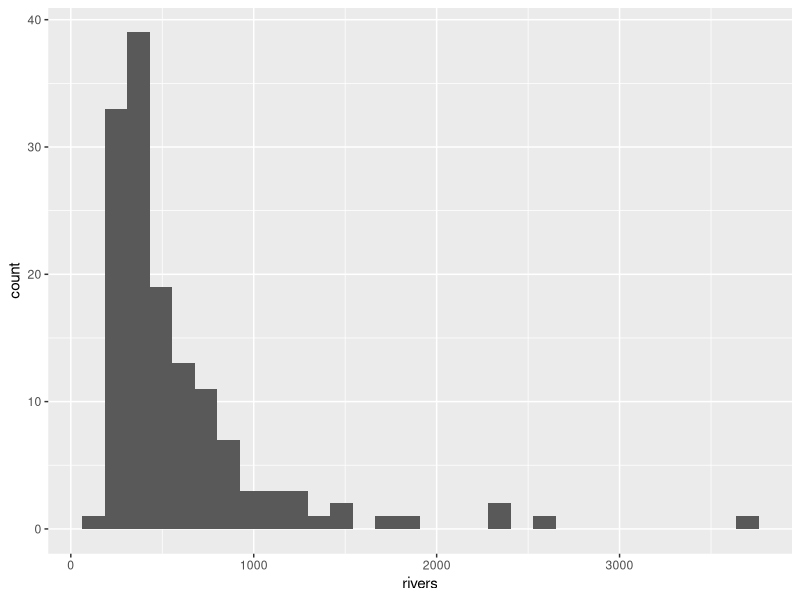
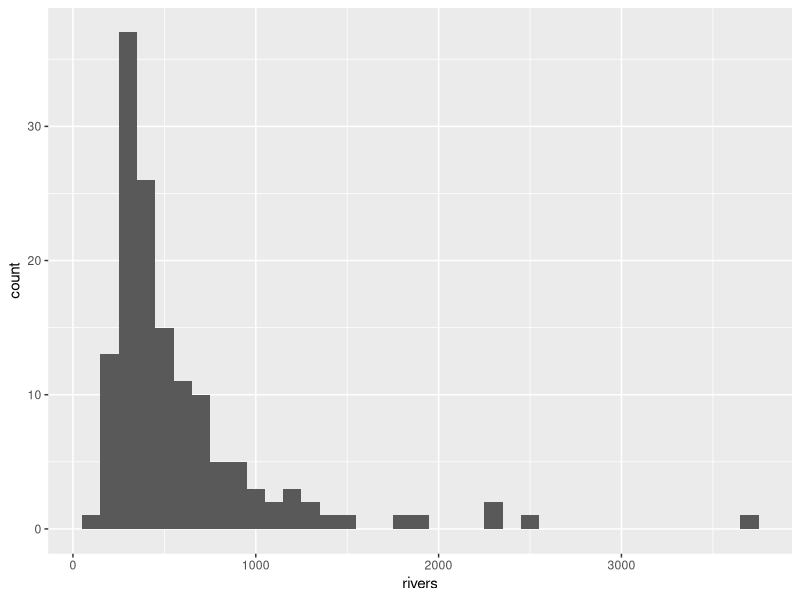
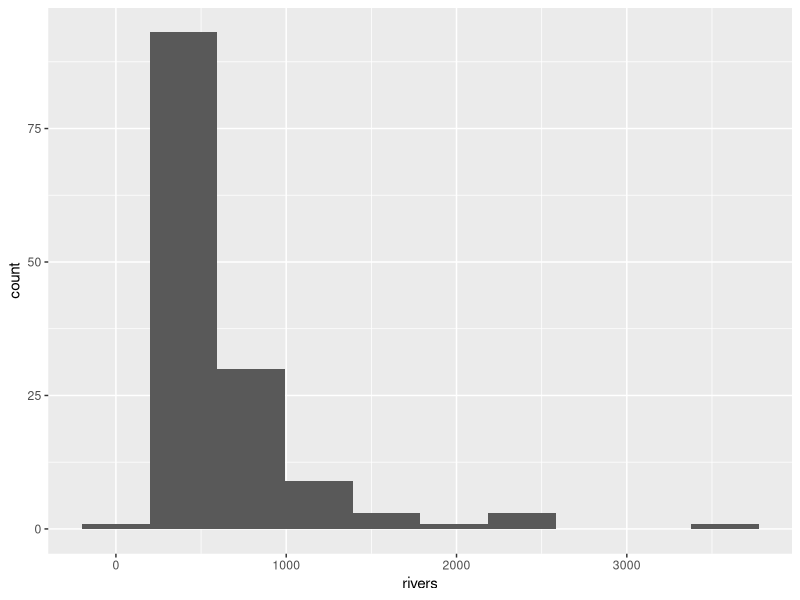
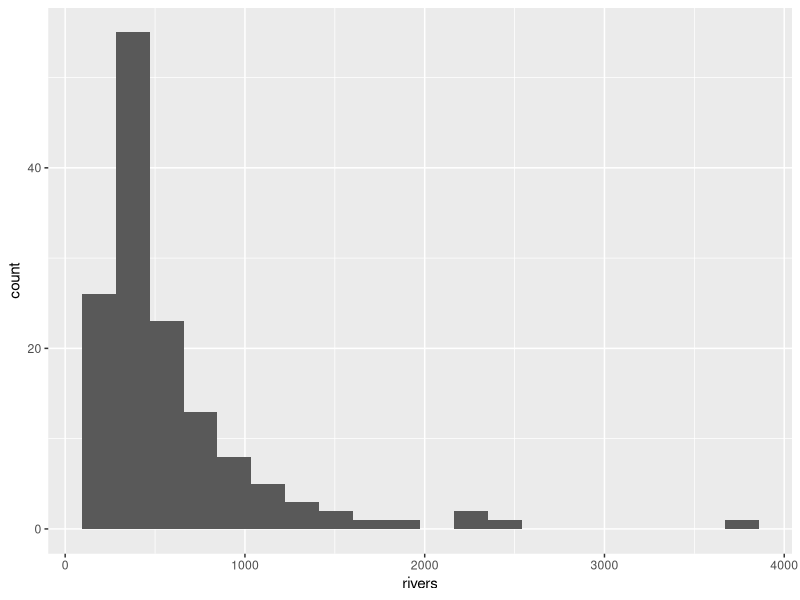
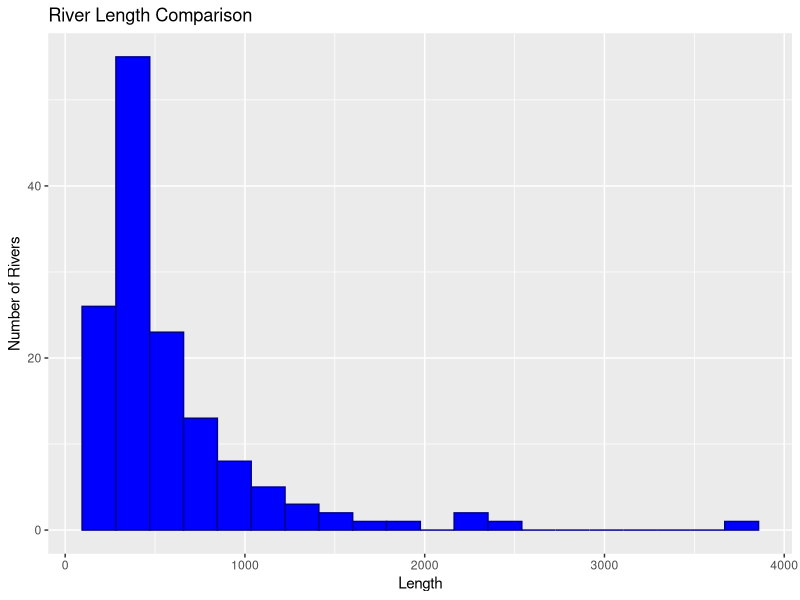
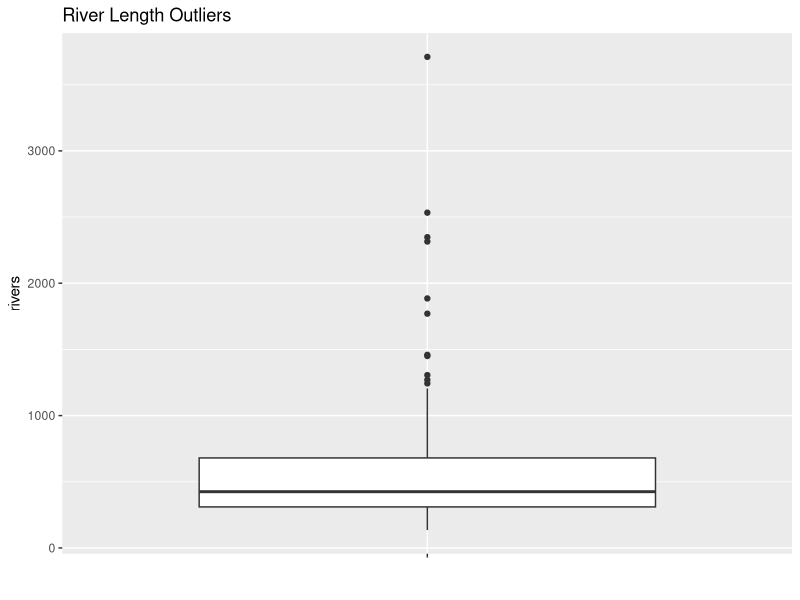
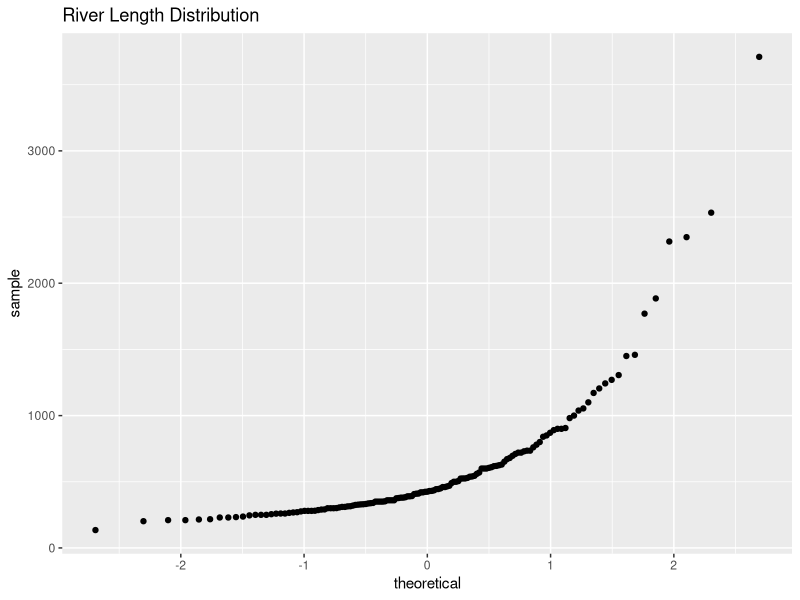

Source code (R) for these figures, in order:
# Load libraries

library(ggplot2)

## Load in data (rivers vector of river lengths in R)

rivers

#Here we will create a usable data frame out of the  in list of numbers in the rivers data frame.

rr = data.frame(rivers)
View(rr)

#Next set up the basic ggplot to run a histogram to view the data in question.

ggplot (rr, aes (x = rivers)) + geom_histogram()

#Warning given to pick better value for binwidth. Let's try binwidth=100.

ggplot (rr, aes (x = rivers)) + geom_histogram(binwidth = 100)

#Now bins = 10

ggplot (rr, aes (x = rivers)) + geom_histogram(bins = 10)

#How about 20 bins?

ggplot (rr, aes (x = rivers)) + geom_histogram(bins = 20) 

#Each of the about has it's pros and cons. 
#I think 20 bins shows a much smoother progression of lengths and will stick with this for proceeding analysis.

#Now I will clean up my plot with labels and maybe add some color. Let's play around.

ggplot (rr, aes (x = rivers)) + 
  geom_histogram(bins = 20, color="blue4", fill="blue1") +
  ggtitle("River Length Comparison") + 
  xlab("Length") + ylab ("Number of Rivers")

#That looks very appropriate for rivers.

#Now let's take a look at a box plot of the data. We will use this to look for outliers.
#Based on the histogram I expect to see at least one (if not more) outlier.

d <- ggplot (rr, aes (x = " ", y = rivers)) 
d + geom_boxplot() + xlab("") + ggtitle("River Length Outliers")

#Visually I am seeing several outliers. But let's check the mathemathical way for fun.
#Math is fun!
#First we get the 1st and 3rd quartiles for our data.

summary(rr)

IQR = 680 - 310

#IQR is 370. Now multiply by 1.5

370 * 1.5

#This gives us 555. Now I'll add this to the 3rd quartile and subtract from the 1st quartile.

680 + 555
310 - 555

#These give us 1235 and -245 respectively. So any length over 1235 is an outlier. 
#We will ignore -245 because there cannot be rivers with negative lengths.

#Last, but not least, let's check for normal probability by running a QQ plot.
#Isn't statistics fun?

ggplot(rr, aes(sample=rivers)) + geom_qq() + ggtitle("River Length Distribution") 

#A quick "fat pencil test" shows that our data on river lengths is NOT normally distributed.
